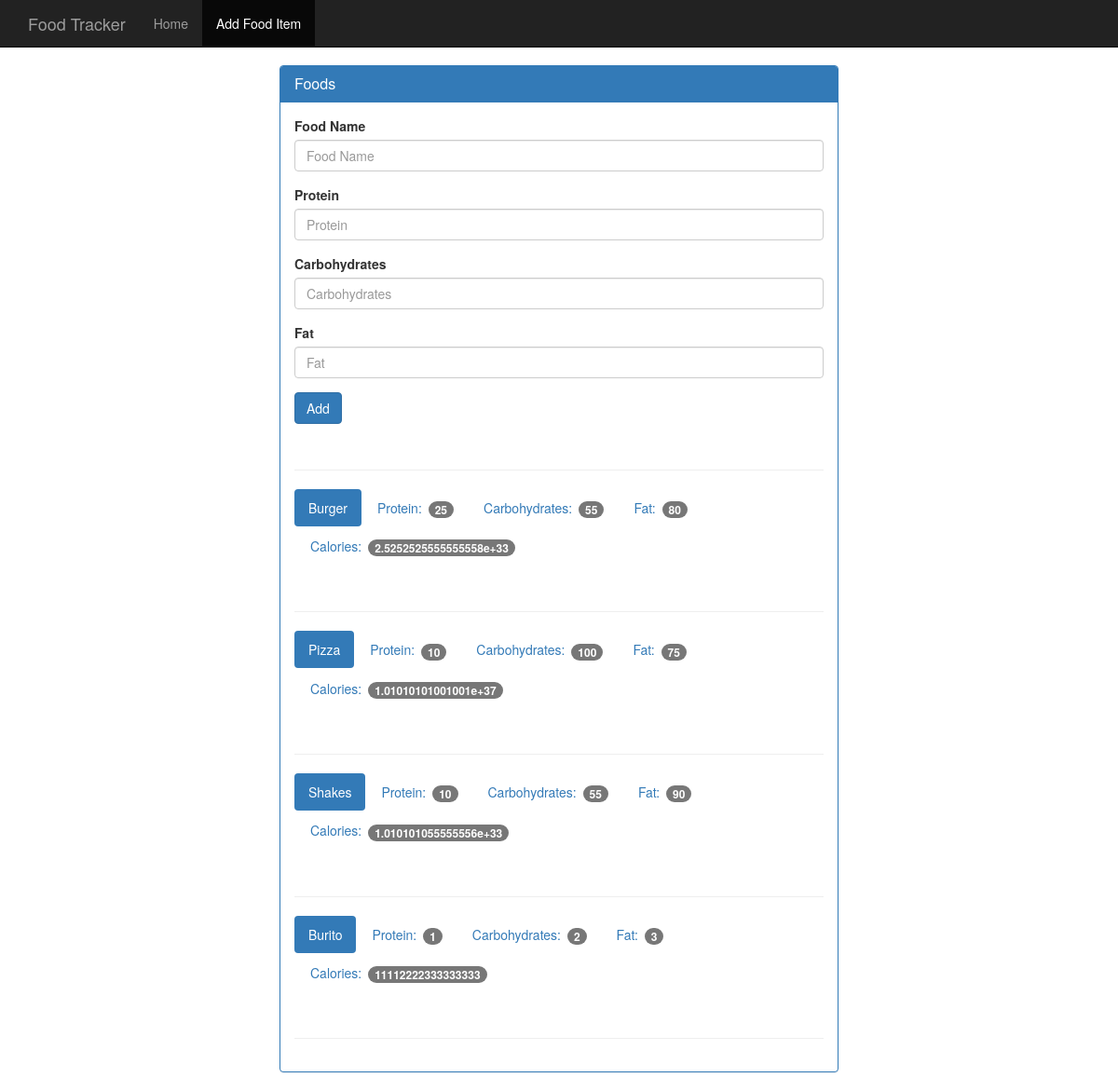
The app's page /food with its own data.
### tables this page shows
CREATE TABLE food(
id integer primary key autoincrement,
name text not null,
protein integer not null,
carbohydrates integer not null,
fat integer not null,
calories integer not null);

### app.py (the view, shortened to what this page needs)
@app.route('/food', methods=['GET', 'POST'])
def food():
    db = get_db()
    cur = db.execute('select name, protein, carbohydrates, fat, calories from food')
    results = cur.fetchall()
    return render_template('add_food.html', results=results)

### database.py (called while the page is built)
def connect_db():
    sql = sqlite3.connect('D://Projects/Python/Food-Tracker/food_log.db')
    sql.row_factory = sqlite3.Row
    return sql

def get_db():
    if not hasattr(g, 'sqlite3'):
        g.sqlite_db = connect_db()
        return g.sqlite_db

### templates/add_food.html
{% extends "base.html" %}
{% block body %}
    <nav class="navbar navbar-inverse navbar-fixed-top">
      <div class="container">
        <div class="navbar-header">
          <a class="navbar-brand" href="{{ url_for('index') }}">Food Tracker</a>
        </div>
        <div id="navbar" class="navbar-collapse collapse">
          <ul class="nav navbar-nav">
            <li><a href="{{ url_for('index') }}">Home</a></li>
            <li class="active"><a href="{{ url_for('food') }}">Add Food Item</a></li>
          </ul>
        </div>
      </div>
    </nav>
    <div class="container theme-showcase col-sm-6 col-sm-offset-3" role="main">
      <div class="row">
        <div>
          <div class="panel panel-primary">
            <div class="panel-heading">
              <h3 class="panel-title">Foods</h3>
            </div>
            <div class="panel-body">
              <form method="POST" action="{{ url_for('food') }}">
                <div class="form-group">
                  <label for="food-name">Food Name</label>
                  <input type="text" class="form-control" id="food-name" name="food-name" placeholder="Food Name">
                </div>
                <div class="form-group">
                  <label for="protein">Protein</label>
                  <input type="number" class="form-control" id="protein" name="protein" placeholder="Protein">
                </div>
                <div class="form-group">
                  <label for="carbohydrates">Carbohydrates</label>
                  <input type="number" class="form-control" id="carbohydrates" name="carbohydrates" placeholder="Carbohydrates">
                </div>
                <div class="form-group">
                  <label for="fat">Fat</label>
                  <input type="number" class="form-control" id="fat" name="fat" placeholder="Fat">
                </div>
                <button type="submit" class="btn btn-primary">Add</button>
              </form>
              <div class="page-header"></div>
              {% for food in results %}
              <ul class="nav nav-pills" role="tablist">
                <li class="active"><a>{{ food.name  }}</a></li>
                <li><a>Protein: <span class="badge">{{ food.protein }}</span></a></li>
                <li><a>Carbohydrates: <span class="badge">{{ food.carbohydrates }}</span></a></li>
                <li><a>Fat: <span class="badge">{{ food.fat }}</span></a></li>
                <li><a>Calories: <span class="badge">{{ food.calories }}</span></a></li>
              </ul>
                  <div class="page-header"></div>
            {% endfor %}
            </div>
          </div>
        </div>
      </div>
    </div>
{% endblock %}

### templates/base.html (shortened to what this page needs)
<!DOCTYPE html>
<html lang="en">
  <head>
    <link href="{{url_for('static',filename='bootstrap.min.css')}}" rel="stylesheet">
    <link href="{{url_for('static',filename='theme.css')}}" rel="stylesheet">
  </head>
  <body>
  {% block body %}{% endblock %}
  </body>
</html>

### static/theme.css (style rules this page uses)
body { padding-top: 70px; padding-bottom: 30px; }

### records on screen
food: name "Burger", protein "25", carbohydrates "55", fat "80", calories "2.5252525555555558e+33"
food: name "Pizza", protein "10", carbohydrates "100", fat "75", calories "1.01010101001001e+37"
food: name "Shakes", protein "10", carbohydrates "55", fat "90", calories "1.010101055555556e+33"
food: name "Burito", protein "1", carbohydrates "2", fat "3", calories "11112222333333333"
